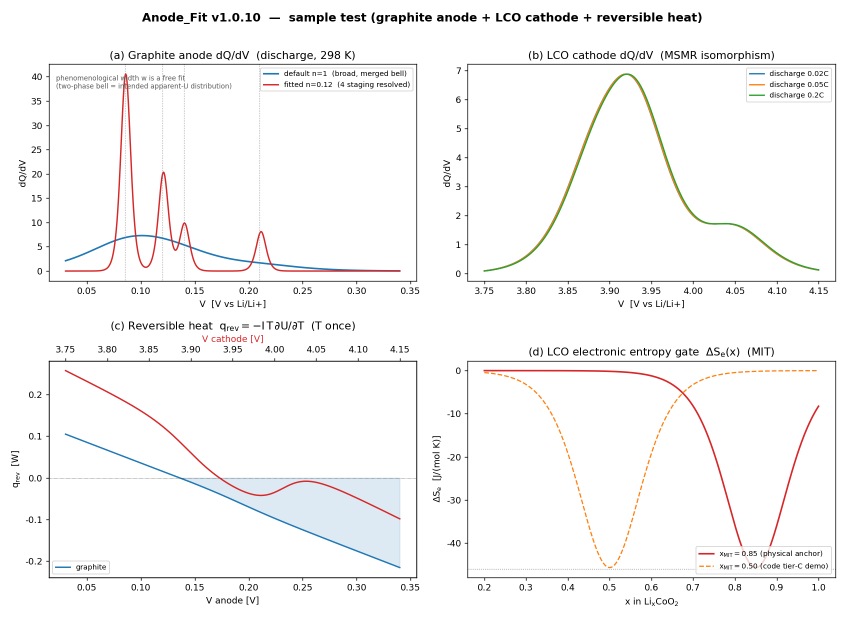
#> input picture Claude/docs/v1.0.10/figs/Anode_Fit_v1.0.10_sample_test.png, 1690 x 1235 px (shown at 1/2 size)
$ python -i validate_phase063_step62.py   (imports and definitions only)
#> lines starting #> are read from the running program, lines starting #| are printed output that depends on the picture
#!/usr/bin/env python3
"""Validate Phase 063 Step 62 review/adoption/build/state closure."""

from __future__ import annotations

import argparse
import ast
import copy
import functools
import hashlib
import json
import math
import pathlib
import posixpath
import re
import shutil
import subprocess
import sys
import tempfile
from collections import Counter
from typing import Any, Callable

from PIL import Image, ImageChops


REPO = pathlib.Path(__file__).resolve().parents[3]
MATRIX_REL = "Codex/results/PHASE_063_V1022_REVIEW_ADOPTION_CLOSURE_MATRIX.json"
RESULT_REL = "Codex/results/PHASE_063_STEP_062_REVIEW_ADOPTION_CLOSURE_RESULT.md"
BUILDER_REL = "Codex/work/v1022_phase063/build_phase063_step62_review_adoption_closure.py"
VALIDATOR_REL = "Codex/work/v1022_phase063/validate_phase063_step62.py"
BUILDER_RAW_SHA256 = "2f0a41d728ca77580d54b67f6c3ab516a9e3b5eb17179107737f1df2cf451b6b"
BUILDER_AST_SHA256 = "88991343d9ed6a6beac4f8ac71edbba5ff14bc99613c47a22f711b1158502ebc"
ACTIVE_LEDGER = "Codex/results/PHASE_059_090_CANONICAL_COMPLETION_EXECUTION_LEDGER.md"
PARENT_LEDGER = "Codex/results/PHASE_055_069_FULL_LINEAGE_REAUDIT_EXECUTION_LEDGER.md"
HANDOVER = "Codex/results/ACTIVE_HANDOVER_CANONICAL_COMPLETION.md"
TOPOLOGY_REL = "Codex/results/PHASE_063_V1022_SOURCE_PROCESS_TOPOLOGY.json"
PROVISIONAL_REL = "Codex/results/PHASE_057_PROVISIONAL_FINDING_LEDGER.json"

PARENT = "89bd7c7c27a827ec2322db25fe9e2634874c2f9d"
BASELINE = "3b5fd059ed09cdcdde38668c399cb35b8afbcca9"
BRANCH = "codex/anode-fit-v1025_2-canonical-completion"
PROTECTED_BRANCH = "codex/lib-physics-endgame-v1025_2"
PROTECTED_TIP = "fc5f1776cfe1de5cb5d8336a74b05f35e3f95d71"
MAIN_TIP = "4069cb36a8a52b1b88c29d68aa54dcbe915b1618"
SUBJECT = "audit(phase063): close v1022 review adoption build"
GATE = "PASS_P063_STEP62_REVIEW_ADOPTION_CLOSURE_WITH_CONCERNS"
PERSISTENCE = "PASS_P063_STEP62_PERSISTENCE"
SENTINEL = "P063_STEP62_RESULT_FIRST_PRECOMMIT"
EXACT_PATHS = [
    BUILDER_REL,
    VALIDATOR_REL,
    MATRIX_REL,
    RESULT_REL,
    ACTIVE_LEDGER,
    PARENT_LEDGER,
    HANDOVER,
]

EXPECTED_FAMILY_COUNTS = {
    "COMP_AUD": 4, "COMP_R6": 1, "COMP_R7": 4, "COMP_R8": 1,
    "COMP_RV": 3, "COMP_SM2": 5, "COMP_V23": 5,
    "FR_CONTROL_TRIAGE_EXEC": 8, "FR_REPORT_A01_A23": 23,
    "R2_A_SEAMS": 5, "R2_B_BRIDGES": 11, "R2_CONTROL": 4,
    "R2_C_STATMECH": 3, "R3_CONTROL": 3, "R3_D_SEAMS": 3,
    "R3_E_BRIDGES": 8, "R4_SURVEY": 7, "R4_UPGRADED": 4,
    "R5_CONTROL": 2, "R5_W1": 7, "R5_W2": 7, "R5_W3": 7,
}
EXPECTED_STATE_GROUPS = {
    "RESOLVED_IN_V1022": {131, 141, 145, 146, 147, 158, 160, 165},
    "OPEN": {101, 103, 104, 111, 114, 115, 118, 119, 126, 127, 130, 133, 134, 135, 136, 137, 138, 139, 142, 148, 150, 151, 153, 155, 156, 157, 159, 161, 162, 163, 166, 167, 168, 169, 170, 171, 172, 177, 179, 183, 184, 185, 186, 190, 191},
    "SUPERSEDED": {108, 180},
    "HISTORICAL_ONLY": {96, 97, 98, 99, 100, 102, 105, 106, 107, 109, 110, 113, 116, 117, 124, 125, 140, 143, 144, 154, 164, 174, 175, 176, 178, 181, 182, 187, 188, 189},
    "UNVERIFIED": {112, 120, 121, 122, 123, 128, 129, 132, 149, 152, 173},
}
EXPECTED_STATES = {
    number: state for state, numbers in EXPECTED_STATE_GROUPS.items() for number in numbers
}
CURRENT_FINAL_EVIDENCE_IDS = {101, 127, 131, 136, 141, 145, 146, 147, 158, 160, 165, 169, 183, 184, 186}
PATCH_CEILING_IDS = {100, 116, 118, 124, 172}
ROLE_KEY = {
    "T_TASK_OR_BRIEF": "task_brief_sources",
    "C_CANDIDATE_PROPOSAL_OR_DRAFT": "proposal_sources",
    "R_REVIEW_OR_SURVEY": "review_sources",
    "D_DECISION_TRIAGE_OR_EXECUTION_RECORD": "decision_sources",
    "S_SELF_REPORT_OR_STATUS": "status_sources",
}
V1022_PREFIX = "Claude/docs/v1.0.22/"
V1022_BUILD_DRIVERS = [
    "appendix_phase_separation.tex",
    "ch1_graphite_v1.0.22.tex",
    "ch2_lco_v1.0.22.tex",
    "ch3_si_v1.0.22.tex",
]
IMPLEMENTATION_APPENDIX_ALLOWLIST = [
    f"{V1022_PREFIX}_sections/ch1_appB_codemap.tex",
    f"{V1022_PREFIX}_sections/ch2_appB_codemap.tex",
]
CH3_MAIN_IMPLEMENTATION_SECTION = f"{V1022_PREFIX}_sections/ch3v22_sec05_code.tex"
FITTING_GUIDE = f"{V1022_PREFIX}FITTING_GUIDE.md"
NONRENDERING_COMMAND_RE = re.compile(
    r"\\(?:label|ref|pageref|eqref|autoref|cref|Cref|input|include)\*?"
    r"(?:\[[^\]]*\])?\{[^{}]*\}"
)
CODE_SCAN_PATTERNS = [
    ("ENGLISH_CODE_OR_COMMAND", re.compile(r"(?i)(?<![A-Za-z])code(?![A-Za-z])")),
    ("LATEX_TEXTTT_COMMAND", re.compile(r"\\texttt\s*\{")),
    ("PYTHON_FILE_SUFFIX", re.compile(r"(?i)\.py\b")),
    ("API_WORD", re.compile(r"(?i)(?<![A-Za-z])API(?![A-Za-z])")),
    ("KOREAN_CODE", re.compile("코드")),
    ("KOREAN_IMPLEMENTATION", re.compile("구현")),
    ("DEFAULT_WORD", re.compile(r"(?i)(?<![A-Za-z])default(?![A-Za-z])")),
]


class ValidationError(RuntimeError):
    """Fail-closed Step 62 validation error."""


def require(condition: bool, message: str) -> None:
    if not condition:
        raise ValidationError(message)


# [7 lines left out: function run_git, not called in this run]


@functools.lru_cache(maxsize=None)
def git_bytes(revision: str, path: str) -> bytes:
    return run_git("show", f"{revision}:{path}", text=False)  # type: ignore[return-value]


# [27 lines left out: function strict_load_bytes, not called in this run]


def strict_load(path: pathlib.Path) -> Any:
    return strict_load_bytes(path.read_bytes())


# [8 lines left out: function traversal_count, not called in this run]


def canonical(value: Any) -> bytes:
    return (json.dumps(value, ensure_ascii=False, sort_keys=True, indent=2, allow_nan=False) + "\n").encode("utf-8")


# [149 lines left out: functions expected_projection, portable_ast_value, portable_ast_sha256, validate_builder_source_policy, split_latex_comment, rendered_scan_text and 2 more, not called in this run]


_CODE_REPLAY_CACHE: tuple[list[dict[str, Any]], list[dict[str, Any]]] | None = None


# [48 lines left out: function replay_code_mention_rows, not called in this run]


def normalized_source_line(line: str) -> str:
    return re.sub(r"\s+", " ", line).strip()


# [122 lines left out: functions replay_patch_final_survival, expected_content_edge, pdfinfo_fields, render_pdf, not called in this run]


def verify_build_replay(data: dict[str, Any]) -> None:
    for executable in ("xelatex", "pdfinfo", "pdftotext", "pdftoppm"):
        require(shutil.which(executable) is not None, f"E_BUILD_TOOL_MISSING:{executable}")
    build = data["build_audit"]
    stored_rows = {row["driver"]: row for row in build["rows"]}
    stored_logs = {row["driver"]: row for row in build["log_diagnostics"]}
    with tempfile.TemporaryDirectory(prefix="p063-step62-build-replay-") as tmp:
        temp_root = pathlib.Path(tmp)
        materialized = temp_root / "materialized"
        frozen_root = temp_root / "frozen-pdf"
        raw_tree = run_git("ls-tree", "-rz", "--full-tree", BASELINE, "--", "Claude/docs/v1.0.22", text=False)
        assert isinstance(raw_tree, bytes)
        entries: list[tuple[str, str]] = []
        for record in raw_tree.split(b"\0"):
            if not record:
                continue
            header, raw_path = record.split(b"\t", 1)
            mode, object_type, oid = header.decode("ascii").split()
            require(object_type == "blob" and mode in {"100644", "100755"}, f"E_BUILD_MANIFEST_ENTRY:{header!r}")
            path = raw_path.decode("utf-8")
            require(path.startswith(V1022_PREFIX) and ".." not in pathlib.PurePosixPath(path).parts, f"E_BUILD_MANIFEST_PATH:{path}")
            blob = run_git("cat-file", "blob", oid, text=False)
            assert isinstance(blob, bytes)
            target = materialized.joinpath(*path.split("/"))
            target.parent.mkdir(parents=True, exist_ok=True)
            target.write_bytes(blob)
            require(hashlib.sha1(f"blob {len(blob)}\0".encode("ascii") + blob).hexdigest() == oid, f"E_BUILD_RAW_BLOB:{path}")
            entries.append((path, oid))
        require(len(entries) == 204, f"E_BUILD_MANIFEST_COUNT:{len(entries)}")
        pdf_paths = {f"{V1022_PREFIX}{driver.removesuffix('.tex')}.pdf" for driver in V1022_BUILD_DRIVERS}
        require(sum(path in pdf_paths for path, _ in entries) == 4, "E_BUILD_FROZEN_PDF_DENOMINATOR")
        frozen_root.mkdir(parents=True)
        for path in sorted(pdf_paths):
            source = materialized.joinpath(*path.split("/"))
            (frozen_root / pathlib.PurePosixPath(path).name).write_bytes(source.read_bytes())
        non_pdf = [(path, oid) for path, oid in entries if path not in pdf_paths]
        require(len(non_pdf) == 200, "E_BUILD_NONPDF_DENOMINATOR")
        doc_root = materialized.joinpath("Claude", "docs", "v1.0.22")
        exit_codes: dict[str, list[int]] = {driver: [] for driver in V1022_BUILD_DRIVERS}
        for _round in range(1, 4):
            for driver in V1022_BUILD_DRIVERS:
                proc = subprocess.run(
                    ["xelatex", "-interaction=nonstopmode", "-halt-on-error", "-file-line-error", driver],
                    cwd=doc_root, capture_output=True, timeout=300,
                )
                exit_codes[driver].append(proc.returncode)
                require(proc.returncode == 0, f"E_BUILD_REPLAY_XELATEX:{driver}:{_round}:{proc.returncode}")
        for path, oid in non_pdf:
            current = materialized.joinpath(*path.split("/")).read_bytes()
            require(hashlib.sha1(f"blob {len(current)}\0".encode("ascii") + current).hexdigest() == oid, f"E_BUILD_REPLAY_SOURCE_MUTATION:{path}")
        differences: list[dict[str, Any]] = []
        total_text_pages = 0
        total_render_exact = 0
        for driver in V1022_BUILD_DRIVERS:
            row = stored_rows[driver]
            stem = driver.removesuffix(".tex")
            built_pdf = doc_root / f"{stem}.pdf"
            frozen_pdf = frozen_root / f"{stem}.pdf"
            require(exit_codes[driver] == row["exit_codes"], f"E_BUILD_REPLAY_EXIT_CODES:{driver}")
            require(hashlib.sha256(built_pdf.read_bytes()).hexdigest() != row["frozen_pdf_sha256"], f"E_BUILD_REPLAY_RAW_PDF_UNEXPECTED_EQUAL:{driver}")
            require(hashlib.sha256(frozen_pdf.read_bytes()).hexdigest() == row["frozen_pdf_sha256"], f"E_BUILD_REPLAY_FROZEN_HASH:{driver}")
            frozen_info = pdfinfo_fields(frozen_pdf)
            built_info = pdfinfo_fields(built_pdf)
            require(int(frozen_info["Pages"]) == row["frozen_pages"] and int(built_info["Pages"]) == row["built_pages"], f"E_BUILD_REPLAY_PAGES:{driver}")
            require(frozen_info["Producer"] == build["build_execution"]["frozen_producer"] and frozen_info["PDF version"] == build["build_execution"]["frozen_pdf_version"], f"E_BUILD_REPLAY_FROZEN_PRODUCER:{driver}")
            require(built_info["Producer"] == build["build_execution"]["rebuilt_producer"] and built_info["PDF version"] == build["build_execution"]["rebuilt_pdf_version"], f"E_BUILD_REPLAY_BUILT_PRODUCER:{driver}")
            frozen_text = subprocess.run(["pdftotext", "-layout", str(frozen_pdf), "-"], capture_output=True, timeout=120, check=True).stdout
            built_text = subprocess.run(["pdftotext", "-layout", str(built_pdf), "-"], capture_output=True, timeout=120, check=True).stdout
            require(frozen_text == built_text and hashlib.sha256(frozen_text).hexdigest() == row["text_sha256"], f"E_BUILD_REPLAY_TEXT:{driver}")
            frozen_text_pages = frozen_text.split(b"\f")
            built_text_pages = built_text.split(b"\f")
            if frozen_text_pages and frozen_text_pages[-1] == b"":
                frozen_text_pages.pop()
            if built_text_pages and built_text_pages[-1] == b"":
                built_text_pages.pop()
            require(frozen_text_pages == built_text_pages and len(frozen_text_pages) == row["built_pages"], f"E_BUILD_REPLAY_PAGE_TEXT:{driver}")
            total_text_pages += len(frozen_text_pages)
            frozen_render = render_pdf(frozen_pdf, temp_root / "render-frozen" / stem)
            built_render = render_pdf(built_pdf, temp_root / "render-built" / stem)
            require(len(frozen_render) == len(built_render) == row["built_pages"], f"E_BUILD_REPLAY_RENDER_COUNT:{driver}")
            driver_diff_pages: list[int] = []
            for page_number, (frozen_png, built_png) in enumerate(zip(frozen_render, built_render), 1):
                frozen_image = Image.open(frozen_png).convert("RGB")
                built_image = Image.open(built_png).convert("RGB")
                require(frozen_image.size == built_image.size, f"E_BUILD_REPLAY_RENDER_SIZE:{driver}:{page_number}")
                frozen_bytes = frozen_image.tobytes()
                built_bytes = built_image.tobytes()
                changed = sum(frozen_bytes[index:index + 3] != built_bytes[index:index + 3] for index in range(0, len(frozen_bytes), 3))
                if changed == 0:
                    total_render_exact += 1
                    continue
                driver_diff_pages.append(page_number)
                bbox = ImageChops.difference(frozen_image, built_image).getbbox()
                total_pixels = frozen_image.width * frozen_image.height
                differences.append({"driver": driver, "page": page_number, "width": frozen_image.width, "height": frozen_image.height, "changed_pixels": changed, "total_pixels": total_pixels, "changed_pixel_fraction": changed / total_pixels, "changed_pixel_percent": 100 * changed / total_pixels, "bbox": list(bbox) if bbox else None, "frozen_png_sha256": hashlib.sha256(frozen_png.read_bytes()).hexdigest(), "built_png_sha256": hashlib.sha256(built_png.read_bytes()).hexdigest()})
            require(driver_diff_pages == row["render_diff_pages"], f"E_BUILD_REPLAY_RENDER_PAGES:{driver}")
            log = doc_root / f"{stem}.log"
            log_row = stored_logs[driver]
            require(len(hashlib.sha256(log.read_bytes()).hexdigest()) == len(log_row["log_sha256"]) == 64, f"E_BUILD_REPLAY_LOG_HASH_FORMAT:{driver}")
            log_lines = log.read_text(encoding="utf-8", errors="replace").splitlines()
            require(len(log_lines) == log_row["log_lines"], f"E_BUILD_REPLAY_LOG_LINES:{driver}")
            diagnostic_patterns = {
                "multiply_defined_label_log_lines": re.compile(r"Label `(?:swiderska2019|LastPage)' multiply defined\."),
                "missing_character_log_lines": re.compile(r"^Missing character:"),
                "overfull_hbox_log_lines": re.compile(r"^Overfull \\hbox"),
                "overfull_vbox_log_lines": re.compile(r"^Overfull \\vbox"),
                "infinite_glue_log_lines": re.compile(r"Infinite glue shrinkage"),
                "font_shape_summary_log_lines": re.compile(r"Some font shapes were not available, defaults substituted\."),
            }
            for key, pattern in diagnostic_patterns.items():
                observed = [number for number, line in enumerate(log_lines, 1) if pattern.search(line)]
                require(observed == log_row[key], f"E_BUILD_REPLAY_LOG_DIAGNOSTIC:{driver}:{key}:{observed}")
        require(total_text_pages == 133 and total_render_exact == 125, "E_BUILD_REPLAY_TOTALS")
        require(differences == build["render_differences"], "E_BUILD_REPLAY_RENDER_LEDGER")
    print("PASS_P063_STEP62_BUILD_REPLAY raw=204/204 source=200/200 runs=12/12 text=133/133 render=125/133 cleanup=PASS")


# [935 lines left out: functions source_role, validate_semantics, validate_git_evidence, validate_recovery_texts, validate_result, git_boundary_negative_fixture and 12 more, not called in this run]


# [2 lines not run here, left out]

>>> import cv2
>>> picture = cv2.imread('../../../Claude/docs/v1.0.10/figs/Anode_Fit_v1.0.10_sample_test.png', cv2.IMREAD_GRAYSCALE)
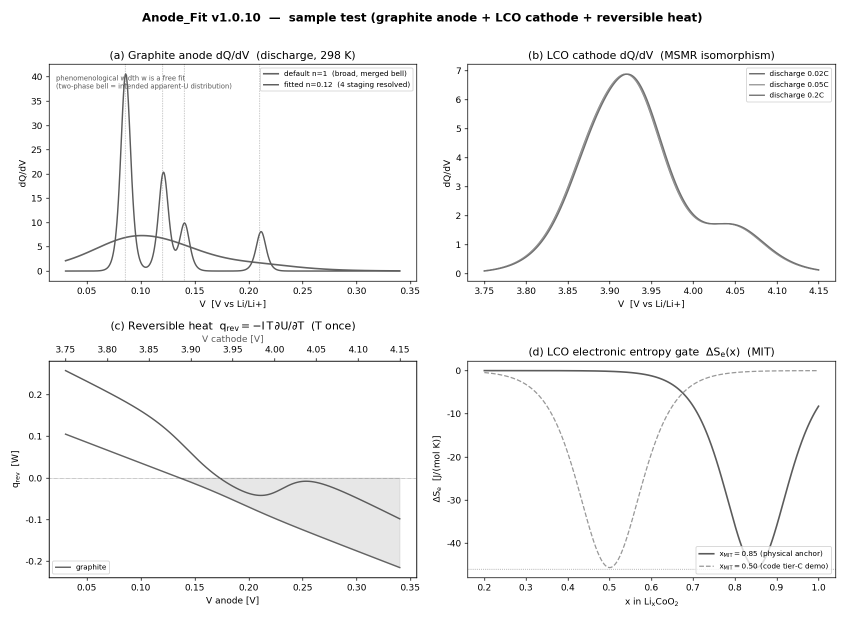
#> picture: shape (1235, 1690) (shown at 1/2 size); min 0, max 255, mean 247.2
#> (the run stopped early here; a loop or call above may not have finished)

$ run again, on Claude/docs/v1.0.14/sample_test_v1014.png
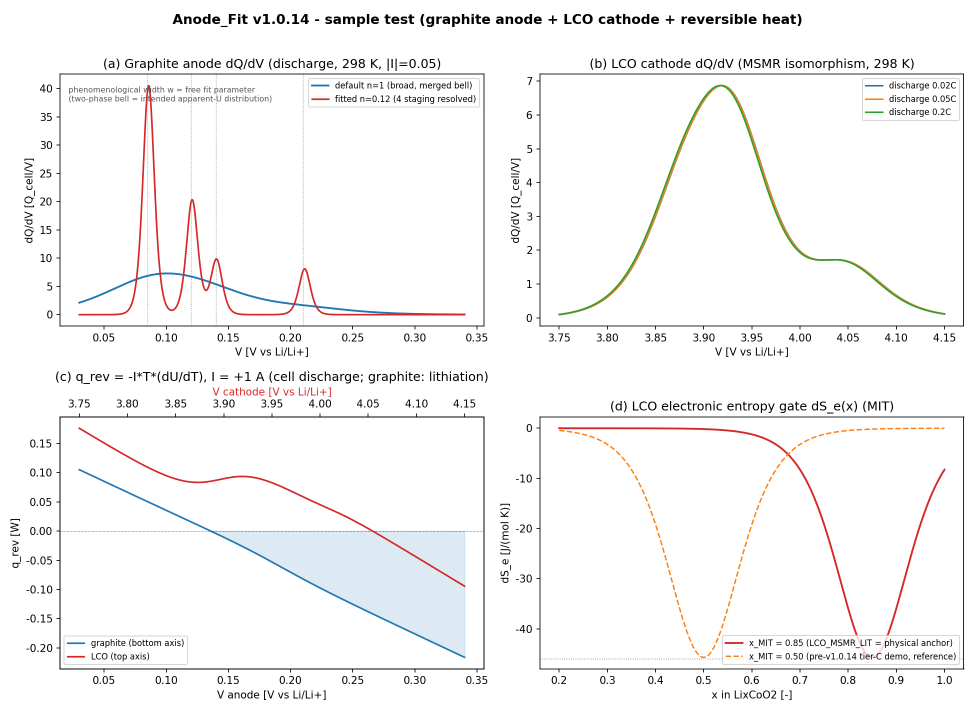
#> input picture Claude/docs/v1.0.14/sample_test_v1014.png, 1950 x 1425 px (shown at 1/2 size)
#> `picture = cv2.imread('../../../Claude/docs/v1.0.10/figs/Anode_Fit_v1.0..`:
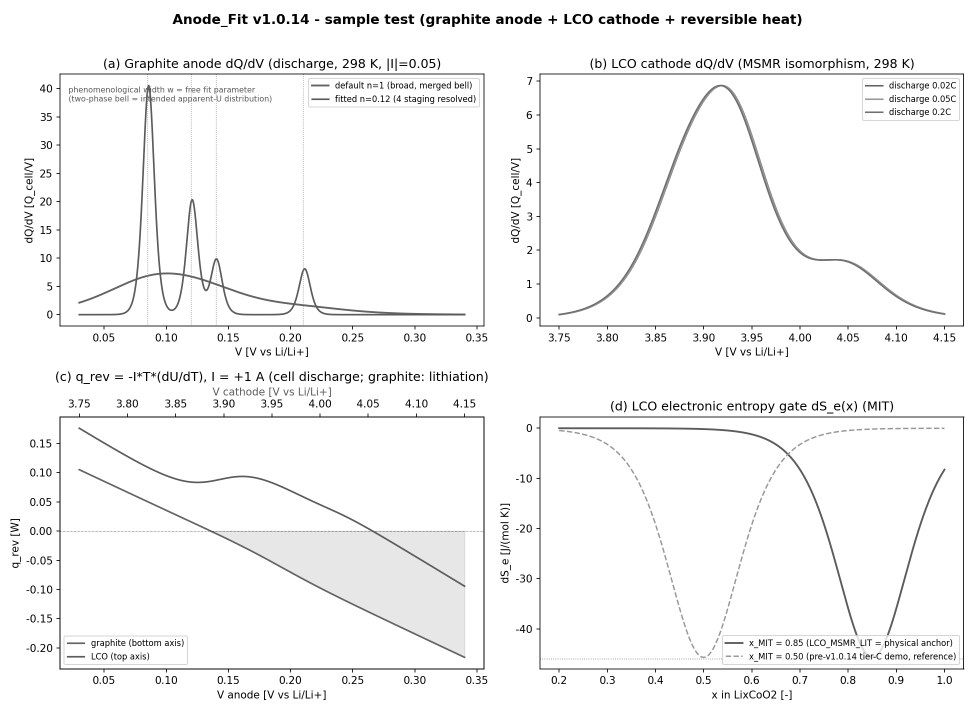
#> picture: shape (1425, 1950) (shown at 1/2 size); min 0, max 255, mean 246.3
